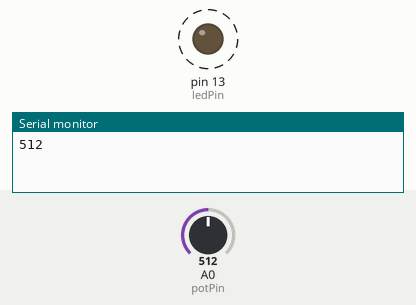
The sketch below on a simulated Arduino Uno, built with avr-gcc and run on an emulated ATmega328P. On the bench: output pins drawn as LEDs (lit = HIGH), the last lines printed to the serial monitor. Dashed ring = blinking. The inputs (shaded band) are chosen by the test bench; at power-on: A0 (potPin) = 512.

Above: at 1.8 s.
1.9 s: A0 (potPin) set to 306
At 2.2 s:
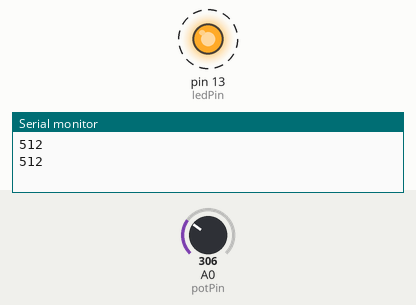
5.4 s: A0 (potPin) set to 122
At 5.56 s:
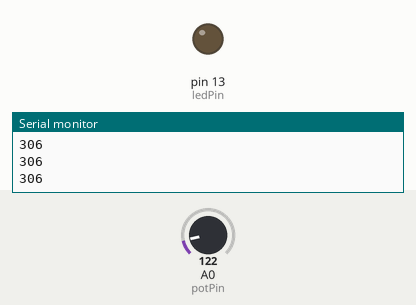
Timing chart, 0 to 14.9 s (numbered marks = the images above; inputs shaded):
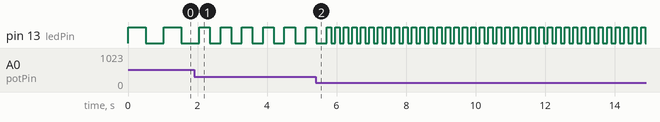

Measured:
- after the input at 1.9 s, pin 13 (ledPin): alternates HIGH for 0.31 s and LOW for 0.31 s, starting after 0.46 s
- by itself, pin 13 (ledPin): alternates HIGH for 0.51 s and LOW for 0.51 s

The sketch:

potentiometer.ino
```cpp
/*
  Potentiometer sketch

  Displays A/D value read in
  at the analog pin that the potentiometer
  is connected to, and displays the value
  (0 - 1023) in the monitor window. Also,
  the LED blink frequency is determined
  by this value.
*/

int potPin = A0 ;
int ledPin = 13 ;
int val = 0 ;

void setup()
{
    pinMode(ledPin,OUTPUT);
    Serial.begin(9600);
}
void loop()
{
    val = analogRead(potPin);    // read the value from the sensor
    digitalWrite(ledPin, HIGH);  // turn the ledPin on
    delay(val);                  // stop the program for some time
    digitalWrite(ledPin, LOW);   // turn the ledPin off
    delay(val);                  // stop the program for some time
    Serial.println(val) ;
}
```
